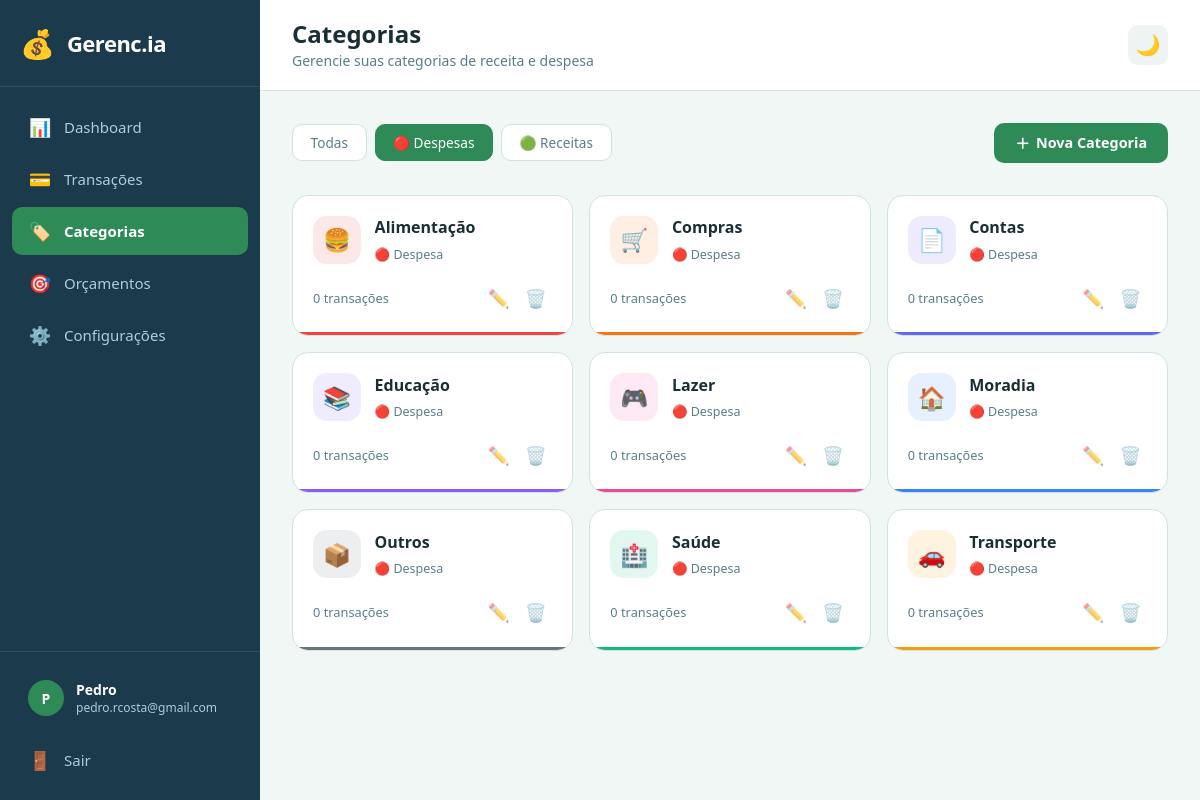
Screenshot of /categories?type=despesa (signed in) with the database file from the repository.
### tables this page shows
CREATE TABLE categories (
            id INTEGER PRIMARY KEY AUTOINCREMENT,
            user_id INTEGER NOT NULL,
            name TEXT NOT NULL,
            type TEXT NOT NULL,
            icon TEXT DEFAULT '📁',
            color TEXT DEFAULT '#6366F1',
            FOREIGN KEY (user_id) REFERENCES users(id) ON DELETE CASCADE
        );

### routes/categories.py (the view)
@categories_bp.route('/categories')
def index():
    user_id = session['user_id']
    filter_type = request.args.get('type', 'all')
    if filter_type in ('despesa', 'receita'):
        categories = get_categories_by_user(user_id, filter_type)
    else:
        categories = get_categories_by_user(user_id)
        filter_type = 'all'
    categories_data = []
    for cat in categories:
        cat_dict = dict(cat)
        cat_dict['transaction_count'] = count_transactions_by_category(cat['id'], user_id)
        categories_data.append(cat_dict)
    return render_template(
        'categories.html',
        categories=categories_data,
        filter_type=filter_type,
        active_page='categories',
        user_name=session.get('user_name'),
        user_email=session.get('user_email')
    )

### database.py (called while the page is built)
def get_db():
    conn = sqlite3.connect(Config.DATABASE)
    conn.row_factory = sqlite3.Row
    conn.execute("PRAGMA foreign_keys = ON")
    return conn

### models/category.py (called while the page is built)
def get_categories_by_user(user_id, cat_type=None):
    conn = get_db()
    cursor = conn.cursor()
    if cat_type:
        cursor.execute('''
            SELECT * FROM categories
            WHERE user_id = ? AND type = ?
            ORDER BY name ASC
        ''', (user_id, cat_type))
    else:
        cursor.execute('''
            SELECT * FROM categories
            WHERE user_id = ?
            ORDER BY type ASC, name ASC
        ''', (user_id,))
    categories = cursor.fetchall()
    close_db(conn)
    return categories

def count_transactions_by_category(category_id, user_id):
    conn = get_db()
    cursor = conn.cursor()
    cursor.execute('''
        SELECT COUNT(*) as count FROM transactions
        WHERE category_id = ? AND user_id = ?
    ''', (category_id, user_id))
    count = cursor.fetchone()['count']
    close_db(conn)
    return count

### routes/categories.py (called while the page is built)
@categories_bp.before_request
def require_login():
    if 'user_id' not in session:
        return redirect(url_for('auth.login'))

### templates/categories.html (shortened to what this page needs)
{% extends "base.html" %}
{% block page_title %}Categorias{% endblock %}
{% block page_subtitle %}Gerencie suas categorias de receita e despesa{% endblock %}
{% block styles %}
<link rel="stylesheet" href="{{ url_for('static', filename='css/categories.css') }}">
{% endblock %}
{% block content %}
<div class="toolbar">
    <div class="toolbar-left">
        <div class="filter-group">
            <a href="/categories?type=all"
               class="filter-btn {% if filter_type == 'all' %}active{% endif %}">
                Todas
            </a>
            <a href="/categories?type=despesa"
               class="filter-btn {% if filter_type == 'despesa' %}active{% endif %}">
                🔴 Despesas
            </a>
            <a href="/categories?type=receita"
               class="filter-btn {% if filter_type == 'receita' %}active{% endif %}">
                🟢 Receitas
            </a>
        </div>
    </div>
    <div class="toolbar-right">
        <button class="btn btn-primary" onclick="openCreateModal()">
            <span>＋</span> Nova Categoria
        </button>
    </div>
</div>
{% if categories %}
<div class="categories-grid">
    {% for cat in categories %}
    <div class="category-card" data-color="{{ cat.color }}">
        <div class="category-header">
            <div class="category-icon" data-cat-color="{{ cat.color }}">
                {{ cat.icon }}
            </div>
            <div class="category-info">
                <h3 class="category-name">{{ cat.name }}</h3>
                <span class="category-type type-{{ cat.type }}">
                    {% if cat.type == 'despesa' %}🔴 Despesa{% else %}🟢 Receita{% endif %}
                </span>
            </div>
        </div>
        <div class="category-footer">
            <span class="category-transactions">
                {% if cat.transaction_count == 1 %}
                    1 transação
                {% else %}
                    {{ cat.transaction_count }} transações
                {% endif %}
            </span>
            <div class="category-actions">
                <button class="btn-icon btn-edit"
                        data-id="{{ cat.id }}"
                        onclick="openEditModal(this.dataset.id)"
                        title="Editar"
                        aria-label="Editar categoria">
                    ✏️
                </button>
                <button class="btn-icon btn-delete"
                        data-id="{{ cat.id }}"
                        data-name="{{ cat.name }}"
                        data-count="{{ cat.transaction_count }}"
                        onclick="openDeleteModal(this.dataset.id, this.dataset.name, this.dataset.count)"
                        title="Excluir"
                        aria-label="Excluir categoria">
                    🗑️
                </button>
            </div>
        </div>
       <div class="category-color-bar" {% if cat.color %}style="background-color: {{ cat.color }}"{% endif %}></div>
    </div>
    {% endfor %}
</div>
{% endif %}
{% endblock %}

### static/css/global.css (style rules this page uses)
*, *::before, *::after { margin: 0; padding: 0; box-sizing: border-box; }
html { font-size: 16px; scroll-behavior: smooth; }
body { font-family: 'Segoe UI', Tahoma, Geneva, Verdana, sans-serif; display: flex; min-height: 100vh; transition: background-color 0.3s ease, color 0.3s ease; }
a { text-decoration: none; color: inherit; }
button { border: none; cursor: pointer; background: none; font-family: inherit; }
[data-theme="light"] { --bg-primary: #F0F7F4; --bg-secondary: #FFFFFF; --bg-sidebar: #1B3A4B; --bg-sidebar-hover: #2D5468; --bg-sidebar-active: #2E8B57; --bg-card: #FFFFFF; --bg-input: #EEF4F2; --text-primary: #1A2E35; --text-secondary: #5A7D8A; --text-sidebar: #B0CDD9; --text-sidebar-active: #FFFFFF; --text-placeholder: #8AACB8; --border-color: #D1E3DD; --border-light: #E8F0EC; --accent-primary: #2E8B57; --accent-primary-hover: #256F47; --accent-success: #10B981; --accent-danger: #EF4444; --accent-warning: #F59E0B; --accent-info: #3B82F6; --shadow-sm: 0 1px 2px rgba(0, 0, 0, 0.05); --shadow-md: 0 4px 6px -1px rgba(0, 0, 0, 0.08); --shadow-lg: 0 10px 15px -3px rgba(0, 0, 0, 0.1); }

### static/css/categories.css (style rules this page uses)
.toolbar { display: flex; justify-content: space-between; align-items: center; flex-wrap: wrap; gap: 1rem; margin-bottom: 2rem; }
.filter-group { display: flex; gap: 0.5rem; flex-wrap: wrap; }
.filter-btn { padding: 0.5rem 1.1rem; border-radius: 10px; font-size: 0.85rem; font-weight: 500; text-decoration: none; transition: all 0.2s ease; background-color: var(--bg-card); color: var(--text-secondary); border: 1px solid var(--border-color); }
.filter-btn.active { background-color: var(--accent-primary); color: #ffffff; border-color: var(--accent-primary); }
.btn { display: inline-flex; align-items: center; gap: 0.4rem; padding: 0.6rem 1.3rem; border: none; border-radius: 10px; font-size: 0.9rem; font-weight: 600; cursor: pointer; transition: all 0.2s ease; }
.btn-primary { background-color: var(--accent-primary); color: #fff; }
.btn-icon { background: none; border: none; font-size: 1.1rem; cursor: pointer; padding: 0.35rem; border-radius: 8px; transition: all 0.2s ease; color: var(--text-secondary); opacity: 0.6; }
.categories-grid { display: grid; grid-template-columns: repeat(auto-fill, minmax(280px, 1fr)); gap: 1rem; }
.category-card { background-color: var(--bg-card); border: 1px solid var(--border-color); border-radius: 16px; padding: 1.25rem; position: relative; overflow: hidden; transition: all 0.2s ease; }
.category-header { display: flex; align-items: center; gap: 0.85rem; margin-bottom: 1rem; }
.category-icon { width: 48px; height: 48px; border-radius: 14px; display: flex; align-items: center; justify-content: center; font-size: 1.4rem; flex-shrink: 0; }
.category-info { flex: 1; min-width: 0; }
.category-name { font-size: 1rem; font-weight: 600; color: var(--text-primary); margin: 0 0 0.2rem; white-space: nowrap; overflow: hidden; text-overflow: ellipsis; }
.category-type { font-size: 0.78rem; font-weight: 500; color: var(--text-secondary); }
.category-footer { display: flex; justify-content: space-between; align-items: center; }
.category-transactions { font-size: 0.8rem; color: var(--text-secondary); font-weight: 500; }
.category-actions { display: flex; gap: 0.25rem; }
.category-color-bar { position: absolute; bottom: 0; left: 0; right: 0; height: 3px; border-radius: 0 0 16px 16px; }

### rows the page displays
categories: icon "🍔", name "Alimentação", type "🔴 Despesa", transaction_count "0"
categories: icon "🛒", name "Compras", type "🔴 Despesa", transaction_count "0"
categories: icon "📄", name "Contas", type "🔴 Despesa", transaction_count "0"
categories: icon "📚", name "Educação", type "🔴 Despesa", transaction_count "0"
categories: icon "🎮", name "Lazer", type "🔴 Despesa", transaction_count "0"
categories: icon "🏠", name "Moradia", type "🔴 Despesa", transaction_count "0"
categories: icon "📦", name "Outros", type "🔴 Despesa", transaction_count "0"
categories: icon "🏥", name "Saúde", type "🔴 Despesa", transaction_count "0"
categories: icon "🚗", name "Transporte", type "🔴 Despesa", transaction_count "0"

### other values shown
{{ user_name[0] if user_name else 'U' }} "P"
{{ user_name or 'Usuário' }} "Pedro"
{{ user_email or '' }} "pedro.rcosta@gmail.com"
